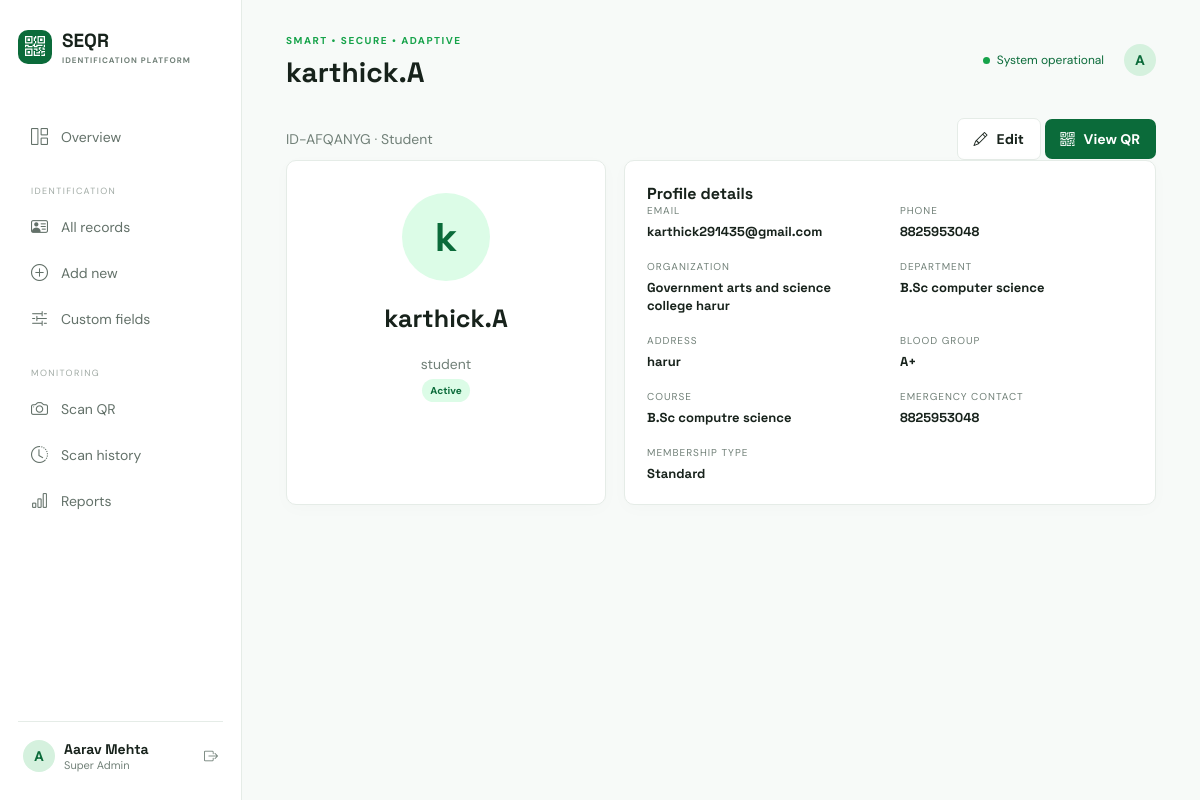
/identifications/17 (signed in), run on the app's committed database.
### app/models.py (models this page shows, shortened)
class User(UserMixin, db.Model):
    id = db.Column(db.Integer, primary_key=True)
    name = db.Column(db.String(120), nullable=False)
    username = db.Column(db.String(80), unique=True, nullable=False)
    email = db.Column(db.String(160), unique=True, nullable=False)
    password_hash = db.Column(db.String(255), nullable=False)
    role = db.Column(db.String(30), default='Operator')
    status = db.Column(db.String(20), default='Active')
    created_at = db.Column(db.DateTime, default=utcnow)
    last_login = db.Column(db.DateTime)

class Identification(db.Model):
    id = db.Column(db.Integer, primary_key=True)
    public_id = db.Column(db.String(24), unique=True, nullable=False)
    qr_token = db.Column(db.String(96), unique=True, nullable=False)
    name = db.Column(db.String(160), nullable=False)
    category = db.Column(db.String(80), nullable=False)
    email = db.Column(db.String(160)); phone = db.Column(db.String(40)); address = db.Column(db.Text)
    dob = db.Column(db.String(20)); organization = db.Column(db.String(160)); department = db.Column(db.String(120)); designation = db.Column(db.String(120))
    profile_photo = db.Column(db.String(255)); status = db.Column(db.String(20), default='Active'); notes = db.Column(db.Text)
    created_at = db.Column(db.DateTime, default=utcnow); updated_at = db.Column(db.DateTime, default=utcnow, onupdate=utcnow); last_scanned_at = db.Column(db.DateTime)
    custom_values = db.relationship('CustomFieldValue', cascade='all, delete-orphan', backref='identification')
    scans = db.relationship('ScanLog', cascade='all, delete-orphan', backref='identification')

class CustomFieldValue(db.Model):
    id = db.Column(db.Integer, primary_key=True); identification_id = db.Column(db.Integer, db.ForeignKey('identification.id'), nullable=False); custom_field_id = db.Column(db.Integer, db.ForeignKey('custom_field.id'), nullable=False); value = db.Column(db.Text)
    field = db.relationship('CustomField')

class CustomField(db.Model):
    id = db.Column(db.Integer, primary_key=True)
    name = db.Column(db.String(80), unique=True, nullable=False); label = db.Column(db.String(120), nullable=False)
    field_type = db.Column(db.String(20), default='text'); options = db.Column(db.Text); required = db.Column(db.Boolean, default=False); active = db.Column(db.Boolean, default=True); created_at = db.Column(db.DateTime, default=utcnow)

### app/__init__.py (the view)
    @app.get('/identifications/<int:record_id>')
    @login_required
    def identification_view(record_id): return render_template('view.html', record=Identification.query.get_or_404(record_id))

### app/templates/view.html
{% extends 'base.html' %}{% block heading %}{{ record.name }}{% endblock %}{% block content %}<div class="intro-row"><p class="muted">{{ record.public_id }} · {{ record.category }}</p><div><a href="{{ url_for('identification_edit',record_id=record.id) }}" class="btn btn-light"><i class="bi bi-pencil"></i> Edit</a> <a href="{{ url_for('qr_view',record_id=record.id) }}" class="btn btn-primary"><i class="bi bi-qr-code"></i> View QR</a></div></div><div class="detail-grid"><section class="panel profile-card"><div class="profile-avatar">{{ record.name[0] }}</div><h2>{{ record.name }}</h2><p class="muted">{{ record.designation or 'Verified entity' }}</p><span class="badge {{ record.status|lower }}">{{ record.status }}</span></section><section class="panel"><div class="panel-head"><h3>Profile details</h3></div><div class="details">{% for label,value in [('Email',record.email),('Phone',record.phone),('Organization',record.organization),('Department',record.department),('Address',record.address)] %}<div><small>{{ label }}</small><strong>{{ value or 'Not provided' }}</strong></div>{% endfor %}{% for value in record.custom_values %}<div><small>{{ value.field.label }}</small><strong>{{ value.value }}</strong></div>{% endfor %}</div></section></div>{% endblock %}

### app/templates/base.html (shortened to what this page needs)
<!doctype html><html lang="en"><head><meta charset="utf-8"><meta name="viewport" content="width=device-width,initial-scale=1"><title>{% block title %}SEQR{% endblock %}</title><link rel="preconnect" href="https://fonts.googleapis.com"><link href="https://fonts.googleapis.com/css2?family=DM+Sans:wght@400;500;700&family=Space+Grotesk:wght@500;600;700&display=swap" rel="stylesheet"><link href="https://cdn.jsdelivr.net/npm/bootstrap-icons@1.11.3/font/bootstrap-icons.css" rel="stylesheet"><link rel="stylesheet" href="{{ url_for('static',filename='css/style.css') }}"></head><body>{% if current_user.is_authenticated %}<aside><div class="brand"><span class="brand-mark"><i class="bi bi-qr-code"></i></span><div>SEQR<small>IDENTIFICATION PLATFORM</small></div></div><nav><a href="{{ url_for('dashboard') }}" class="{{ 'selected' if active_page=='dashboard' }}"><i class="bi bi-grid-1x2"></i>Overview</a><p>IDENTIFICATION</p><a href="{{ url_for('identifications') }}"><i class="bi bi-person-vcard"></i>All records</a><a href="{{ url_for('identification_new') }}"><i class="bi bi-plus-circle"></i>Add new</a><a href="{{ url_for('fields') }}"><i class="bi bi-sliders2"></i>Custom fields</a><p>MONITORING</p><a href="{{ url_for('scanner') }}"><i class="bi bi-camera"></i>Scan QR</a><a href="{{ url_for('scans') }}"><i class="bi bi-clock-history"></i>Scan history</a><a href="{{ url_for('reports') }}"><i class="bi bi-bar-chart"></i>Reports</a></nav><div class="side-foot"><div class="avatar">{{ current_user.name[0] }}</div><div><strong>{{ current_user.name }}</strong><small>{{ current_user.role }}</small></div><a href="{{ url_for('logout') }}" title="Logout"><i class="bi bi-box-arrow-right"></i></a></div></aside><main><header><button class="mobile-menu" onclick="document.body.classList.toggle('menu-open')"></button><div><span class="eyebrow">SMART • SECURE • ADAPTIVE</span><h1>{% block heading %}Overview{% endblock %}</h1></div><div class="header-actions"><span class="status-dot">System operational</span><div class="avatar">{{ current_user.name[0] }}</div></div></header>{% with messages=get_flashed_messages(with_categories=true) %}{% for category,message in messages %}<div class="toast {{ category }}">{{ message }}</div>{% endfor %}{% endwith %}{% block content %}{% endblock %}</main>{% else %}{% block auth_content %}{% endblock %}{% endif %}<script src="{{ url_for('static',filename='js/app.js') }}"></script></body></html>

### app/static/css/style.css (style rules this page uses)
:root { --ink:#17221b;--muted:#718078;--green:#0b6b3a;--lime:#16a34a;--pale:#dcfce7;--bg:#f7faf8;--line:#e5ece7;--amber:#c27a13;--violet:#7657a8 }
* { box-sizing:border-box }
body { margin:0;background:var(--bg);color:var(--ink);font:14px 'DM Sans',sans-serif }
h1,h2,h3,strong,.brand { font-family:'Space Grotesk',sans-serif }
h1 { font-size:28px;margin:6px 0 0;letter-spacing:0 }
h2 { font-size:25px }
h3 { margin:0;font-size:16px }
.muted { color:var(--muted);margin:7px 0 }
.eyebrow { font:700 10px 'DM Sans';letter-spacing:1.5px;color:var(--lime) }
aside { position:fixed;inset:0 auto 0 0;width:242px;padding:28px 18px;background:#fff;border-right:1px solid var(--line);display:flex;flex-direction:column;z-index:5 }
.brand { display:flex;gap:10px;align-items:center;font-size:19px;font-weight:700 }
.brand small { display:block;font:700 8px 'DM Sans';letter-spacing:1px;color:var(--muted);margin-top:2px }
.brand-mark { background:var(--green);color:white;border-radius:10px;width:34px;height:34px;display:grid;place-items:center;font-size:20px }
nav { margin-top:48px }
nav p { font-size:9px;letter-spacing:1.4px;color:#a0aaa4;margin:26px 13px 8px }
nav a { display:flex;align-items:center;gap:13px;color:#637169;text-decoration:none;padding:11px 13px;border-radius:8px;margin:2px 0 }
nav i { font-size:17px }
.side-foot { margin-top:auto;border-top:1px solid var(--line);padding:18px 5px 0;display:flex;align-items:center;gap:9px }
.side-foot small,.activity small,td small { display:block;color:var(--muted);font-size:11px }
.side-foot>a { margin-left:auto;color:var(--muted) }
.avatar { width:32px;height:32px;border-radius:50%;display:grid;place-items:center;background:#d5f1de;color:var(--green);font-weight:bold }
main { margin-left:242px;padding:30px 44px 60px;max-width:1500px }
header { display:flex;justify-content:space-between;align-items:center;margin-bottom:28px }
.header-actions { display:flex;align-items:center;gap:20px }
.status-dot { color:var(--green);font-size:12px }
.status-dot:before { content:'';display:inline-block;width:7px;height:7px;background:var(--lime);border-radius:50%;margin-right:7px }
.intro-row,.panel-head,.form-actions { display:flex;justify-content:space-between;align-items:center }
.btn { border:0;border-radius:7px;padding:11px 16px;text-decoration:none;display:inline-flex;align-items:center;gap:9px;font-weight:700;font-family:inherit;cursor:pointer }
.btn-primary { background:var(--green);color:#fff }
.btn-light { background:white;color:var(--ink);border:1px solid var(--line) }
.stat,.panel { background:#fff;border:1px solid var(--line);border-radius:10px;box-shadow:0 4px 18px #123d1b05 }
.panel { padding:22px }
.badge { padding:5px 8px;border-radius:20px;font-size:10px;font-weight:700 }
.badge.active { background:var(--pale);color:var(--green) }
.detail-grid,.qr-layout,.scanner-layout { display:grid;grid-template-columns:320px 1fr;gap:18px }
.profile-card { text-align:center }
.profile-avatar { width:88px;height:88px;border-radius:50%;background:var(--pale);color:var(--green);display:grid;place-items:center;font:700 40px 'Space Grotesk';margin:10px auto 18px }
.details { display:grid;grid-template-columns:1fr 1fr;gap:20px }
.details small,.public-details small { color:var(--muted);display:block;font-size:10px;text-transform:uppercase;letter-spacing:1px;margin-bottom:5px }
.details strong { font-size:13px }

### data on the page
User: name "A", name "Aarav Mehta", role "Super Admin"
Identification: name "karthick.A", public_id "ID-AFQANYG", category "Student", name "k", designation "student", status "Active", label "EMAIL", email "karthick291435@gmail.com", label "PHONE", phone "8825953048", label "ORGANIZATION", organization "Government arts and science college harur", label "DEPARTMENT", department "B.Sc computer science", label "ADDRESS", address "harur"
CustomFieldValue: field.label "BLOOD GROUP", value "A+"
CustomFieldValue: field.label "COURSE", value "B.Sc computre science"
CustomFieldValue: field.label "EMERGENCY CONTACT", value "8825953048"
CustomFieldValue: field.label "MEMBERSHIP TYPE", value "Standard"
